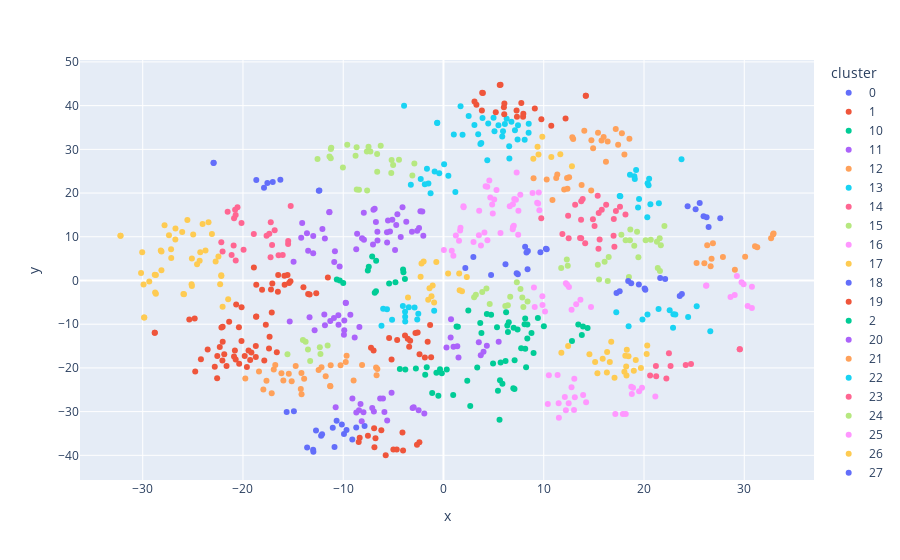

The notebook cell this image was saved under:
### Code cell
px.scatter(
    business_info.astype({'cluster': 'str'}).sort_values('cluster'),
    x='x',
    y='y',
    color='cluster',
    hover_name='company_name'
)

### Figure 1 — Plotly figure (JSON) as saved in the notebook; plotly's stock layout.template omitted (floating-point values rounded to 4 significant figures)
{"data": [{"hovertemplate": "<b>%{hovertext}</b><br><br>cluster=0<br>x=%{x}<br>y=%{y}<extra></extra>", "hovertext": ["모두투어리츠", "쿠쿠홀딩스", "케이탑리츠", "한국자산신탁", "LF", "한국토지신탁", "대구백화점", "에이리츠", "갤럭시아에스엠", "광주신세계", "이월드", "세이브존I&C", "신세계"], "legendgroup": "0", "marker": {"color": "#636efa", "symbol": "circle"}, "mode": "markers", "name": "0", "orientation": "v", "showlegend": true, "type": "scatter", "x": [10.22, 2.179, 8.279, 8.416, 8.144, 9.669, 8.388, 10.3, 4.747, 7.299, 2.979, 6.183, 7.419], "xaxis": "x", "y": [7.279, 2.86, 6.383, 6.734, 7.724, 6.434, 2.585, 7.154, 1.266, 1.675, 5.4, 3.707, 1.405], "yaxis": "y"}, {"hovertemplate": "<b>%{hovertext}</b><br><br>cluster=1<br>x=%{x}<br>y=%{y}<extra></extra>", "hovertext": ["넥센타이어", "모토닉", "유성기업", "SJM", "에스엠벡셀", "삼성공조", "케이비아이동국실업", "씨티알모빌리티", "세원정공", "지엠비코리아", "태원물산", "상신브레이크", "새론오토모티브", "서연이화", "인지컨트롤스", "인팩", "삼원강재", "체시스", "넥센", "동아타이어", "다이나믹디자인", "화천기공", "화신", "화승코퍼레이션", "화승알앤에이", "금호타이어", "현대위아", "현대모비스", "HL홀딩스", "한국타이어앤테크놀로지", "동양피스톤", "디아이씨", "에스엘", "한국무브넥스", "HL만도", "평화산업", "디와이", "한국앤컴퍼니"], "legendgroup": "1", "marker": {"color": "#EF553B", "symbol": "circle"}, "mode": "markers", "name": "1", "orientation": "v", "showlegend": true, "type": "scatter", "x": [-22.03, -22.05, -22.81, -17.4, -22.56, -16.62, -18.72, -20.89, -17.34, -20.38, -24.19, -24.82, -25.35, -19.16, -19.61, -19.28, -20.15, -23.52, -18.67, -20.4, -28.79, -22.58, -19.44, -18.69, -22.02, -22.15, -20.72, -18.72, -17.72, -28.8, -21.64, -21.87, -17.87, -20.8, -19.83, -22.31, -24.76, -21.38], "xaxis": "x", "y": [-10.59, -18.28, -19.75, -15.56, -17.29, -16.42, -14.98, -17.39, -12.86, -19.04, -18.02, -8.724, -8.935, -16.48, -19.81, -18.19, -13.85, -15.81, -8.214, -10.67, -11.95, -22.35, -15.99, -8.3, -13.99, -10.75, -18.06, -17.51, -10.15, -11.94, -19.54, -16.9, -18.29, -16.02, -17.29, -15.2, -20.8, -9.422], "yaxis": "y"}, {"hovertemplate": "<b>%{hovertext}</b><br><br>cluster=10<br>x=%{x}<br>y=%{y}<extra></extra>", "hovertext": ["KCC글라스", "다스코", "까뮤이앤씨", "태경비케이", "HL D&I", "수산중공업", "코오롱글로벌", "부산산업", "대우건설", "금호건설", "동부건설", "동아지질", "진흥기업", "삼일씨엔에스", "GS건설", "범양건영", "태경산업"], "legendgroup": "10", "marker": {"color": "#00cc96", "symbol": "circle"}, "mode": "markers", "name": "10", "orientation": "v", "showlegend": true, "type": "scatter", "x": [2.477, 3.667, 6.247, 1.434, 6.429, 3.785, 5.338, 4.75, 6.999, 6.512, 6.369, 8.37, 8.151, 4.325, 7.388, 8.086, 1.303], "xaxis": "x", "y": [-6.882, -9.751, -7.285, -10.57, -11.78, -12.0, -10.71, -7.855, -10.8, -9.535, -10.32, -10.04, -8.701, -7.687, -11.21, -10.03, -10.5], "yaxis": "y"}, {"hovertemplate": "<b>%{hovertext}</b><br><br>cluster=11<br>x=%{x}<br>y=%{y}<extra></extra>", "hovertext": ["SK디앤디", "미원화학", "SK이노베이션", "SK케미칼", "세원이앤씨", "애경케미칼", "SK디스커버리", "LX하우시스", "AK홀딩스", "OCI홀딩스", "한화솔루션", "유니드", "효성티앤씨"], "legendgroup": "11", "marker": {"color": "#ab63fa", "symbol": "circle"}, "mode": "markers", "name": "11", "orientation": "v", "showlegend": true, "type": "scatter", "x": [-11.83, -10.83, -14.09, -14.19, -10.9, -13.62, -12.99, -14.95, -12.08, -13.5, -13.0, -10.36, -8.703], "xaxis": "x", "y": [9.633, 6.675, 13.16, 9.79, 4.214, 10.81, 10.19, 4.315, 11.76, 6.819, 6.211, 3.201, 7.14], "yaxis": "y"}, {"hovertemplate": "<b>%{hovertext}</b><br><br>cluster=12<br>x=%{x}<br>y=%{y}<extra></extra>", "hovertext": ["에이블씨엔씨", "제이준코스메틱", "잇츠한불", "메타랩스", "LG생활건강", "현대퓨처넷", "신세계인터내셔날", "아모레G", "아모레퍼시픽", "한국콜마홀딩스", "한국화장품", "애경산업", "한국화장품제조", "코스맥스", "한국콜마"], "legendgroup": "12", "marker": {"color": "#FFA15A", "symbol": "circle"}, "mode": "markers", "name": "12", "orientation": "v", "showlegend": true, "type": "scatter", "x": [17.18, 18.54, 15.41, 18.05, 17.42, 16.21, 14.92, 14.75, 15.76, 12.94, 15.97, 16.37, 14.05, 17.79, 12.85], "xaxis": "x", "y": [34.65, 32.4, 33.78, 28.84, 31.03, 27.14, 30.24, 32.05, 32.02, 32.36, 32.85, 31.8, 34.26, 33.71, 32.8], "yaxis": "y"}, {"hovertemplate": "<b>%{hovertext}</b><br><br>cluster=13<br>x=%{x}<br>y=%{y}<extra></extra>", "hovertext": ["한미약품", "한미사이언스", "대웅제약", "JW중외제약", "명문제약", "대웅", "하나제약", "동성제약", "JW홀딩스", "경보제약", "종근당", "삼성바이오로직스", "에이프로젠바이오로직스", "영진약품", "아이마켓코리아", "유유제약", "신풍제약", "이연제약", "환인제약", "대원제약", "일양약품", "제일약품", "제일파마홀딩스", "종근당바이오", "삼화왕관", "한독", "삼성제약", "일동제약"], "legendgroup": "13", "marker": {"color": "#19d3f3", "symbol": "circle"}, "mode": "markers", "name": "13", "orientation": "v", "showlegend": true, "type": "scatter", "x": [7.13, 3.462, 3.771, 1.031, 7.39, 3.683, 6.304, 3.087, 1.903, 6.777, 4.993, 1.704, 5.861, 3.894, 6.554, 5.937, 8.097, 6.124, 8.492, 5.087, 2.512, -0.6219, -0.6305, 5.484, -3.93, 4.463, 8.502, 7.431], "xaxis": "x", "y": [34.36, 33.44, 31.47, 33.39, 32.24, 31.25, 36.99, 35.58, 33.35, 36.31, 37.21, 39.84, 32.96, 37.2, 30.7, 34.15, 32.18, 35.8, 33.79, 34.13, 37.63, 36.1, 36.04, 35.5, 39.95, 35.89, 35.88, 35.5], "yaxis": "y"}, {"hovertemplate": "<b>%{hovertext}</b><br><br>cluster=14<br>x=%{x}<br>y=%{y}<extra></extra>", "hovertext": ["NICE평가정보", "다올투자증권", "KT", "무림페이퍼", "무림P&P", "콤텍시스템", "청호ICT", "스틱인베스트먼트", "NICE", "토니모리"], "legendgroup": "14", "marker": {"color": "#FF6692", "symbol": "circle"}, "mode": "markers", "name": "14", "orientation": "v", "showlegend": true, "type": "scatter", "x": [15.57, 16.97, 14.13, 13.73, 13.62, 15.07, 17.05, 11.86, 15.46, 12.49], "xaxis": "x", "y": [9.366, 10.25, 8.516, 9.676, 9.731, 12.47, 7.693, 10.66, 7.273, 9.65], "yaxis": "y"}, {"hovertemplate": "<b>%{hovertext}</b><br><br>cluster=15<br>x=%{x}<br>y=%{y}<extra></extra>", "hovertext": ["롯데렌탈", "SK렌터카", "케이카", "엘브이엠씨홀딩스", "AJ네트웍스", "신풍", "기아", "KG모빌리티"], "legendgroup": "15", "marker": {"color": "#B6E880", "symbol": "circle"}, "mode": "markers", "name": "15", "orientation": "v", "showlegend": true, "type": "scatter", "x": [-12.33, -13.75, -14.02, -15.56, -11.55, -12.27, -13.52, -13.3], "xaxis": "x", "y": [-15.25, -14.03, -13.61, -16.87, -14.89, -16.83, -15.76, -18.42], "yaxis": "y"}, {"hovertemplate": "<b>%{hovertext}</b><br><br>cluster=16<br>x=%{x}<br>y=%{y}<extra></extra>", "hovertext": ["와이투솔루션", "주연테크", "삼화콘덴서", "세방전지", "삼화전기", "HD현대에너지솔루션", "LG에너지솔루션", "삼영전자", "코리아써키트", "삼아알미늄", "코스모신소재", "이수페타시스", "코스모화학", "대덕전자", "SK아이이테크놀로지", "삼성SDI", "한솔테크닉스", "에이엔피", "비에이치", "롯데에너지머티리얼즈", "SKC", "솔루스첨단소재", "포스코퓨처엠"], "legendgroup": "16", "marker": {"color": "#FF97FF", "symbol": "circle"}, "mode": "markers", "name": "16", "orientation": "v", "showlegend": true, "type": "scatter", "x": [10.51, 21.13, 17.14, 10.41, 17.89, 11.38, 11.49, 18.18, 19.51, 13.93, 12.21, 18.79, 14.23, 18.91, 12.49, 13.1, 13.05, 18.73, 19.8, 12.1, 13.02, 12.77, 11.51], "xaxis": "x", "y": [-21.69, -26.54, -30.54, -28.25, -30.53, -21.64, -28.09, -30.54, -25.35, -26.18, -29.68, -25.98, -27.86, -24.56, -28.06, -26.73, -22.48, -24.34, -24.52, -26.68, -29.65, -24.43, -31.4], "yaxis": "y"}, {"hovertemplate": "<b>%{hovertext}</b><br><br>cluster=17<br>x=%{x}<br>y=%{y}<extra></extra>", "hovertext": ["진양산업", "진양폴리", "롯데정밀화학", "백광산업", "미원홀딩스", "그린케미칼", "한솔케미칼", "태경케미컬", "국도화학", "WISCOM", "한농화성", "대한유화", "미원에스씨", "SH에너지화학", "동남합성", "효성첨단소재", "금호석유", "금양", "영보화학", "KCC", "효성화학", "지누스", "후성"], "legendgroup": "17", "marker": {"color": "#FECB52", "symbol": "circle"}, "mode": "markers", "name": "17", "orientation": "v", "showlegend": true, "type": "scatter", "x": [-28.2, -28.13, -24.97, -26.73, -32.21, -23.44, -26.06, -27.82, -27.16, -24.32, -24.03, -23.74, -32.22, -25.1, -25.54, -22.72, -24.26, -26.75, -27.17, -23.1, -22.45, -30.05, -27.38], "xaxis": "x", "y": [6.881, 6.648, 10.53, 11.88, 10.22, 13.35, 11.11, 12.62, 5.144, 4.518, 12.92, 6.844, 10.23, 5.034, 13.82, 4.371, 6.444, 9.366, 7.125, 10.65, 5.489, 6.486, 10.34], "yaxis": "y"}, {"hovertemplate": "<b>%{hovertext}</b><br><br>cluster=18<br>x=%{x}<br>y=%{y}<extra></extra>", "hovertext": ["디씨엠", "동국홀딩스", "제일연마", "포스코스틸리온", "조일알미늄", "동양철관", "부국철강", "일진다이아", "알루코", "SHD", "아주스틸", "POSCO홀딩스", "문배철강", "대호에이엘", "한국철강", "현대제철", "현대비앤지스틸"], "legendgroup": "18", "marker": {"color": "#636efa", "symbol": "circle"}, "mode": "markers", "name": "18", "orientation": "v", "showlegend": true, "type": "scatter", "x": [-12.21, -9.925, -14.92, -12.72, -13.0, -9.094, -8.704, -15.64, -13.6, -11.04, -12.11, -10.66, -10.14, -12.98, -10.87, -9.673, -7.869], "xaxis": "x", "y": [-35.53, -35.12, -29.9, -34.33, -38.71, -36.39, -33.63, -30.06, -38.2, -33.67, -35.18, -32.11, -32.92, -39.2, -38.12, -34.22, -33.3], "yaxis": "y"}, {"hovertemplate": "<b>%{hovertext}</b><br><br>cluster=19<br>x=%{x}<br>y=%{y}<extra></extra>", "hovertext": ["한솔제지", "한국제지", "한솔PNS", "SIMPAC", "페이퍼코리아", "신대양제지", "미창석유", "모나리자", "영풍제지", "태림포장", "한창제지", "극동유화", "SUN&L", "한솔홀딩스", "대영포장", "한국수출포장", "삼정펄프", "아세아제지", "동성케미컬", "깨끗한나라"], "legendgroup": "19", "marker": {"color": "#EF553B", "symbol": "circle"}, "mode": "markers", "name": "19", "orientation": "v", "showlegend": true, "type": "scatter", "x": [-13.5, -15.4, -13.35, -18.91, -16.52, -15.86, -20.14, -18.67, -17.21, -15.56, -15.84, -20.68, -11.53, -12.69, -16.49, -17.07, -18.1, -15.26, -17.13, -13.97], "xaxis": "x", "y": [-3.087, -0.5554, -3.19, 2.955, -2.584, 1.079, -6.15, -0.9734, -2.062, 1.251, -0.9921, -5.473, 0.6879, -2.927, 1.251, -0.682, -2.136, -0.1695, -7.34, -1.533], "yaxis": "y"}, {"hovertemplate": "<b>%{hovertext}</b><br><br>cluster=2<br>x=%{x}<br>y=%{y}<extra></extra>", "hovertext": ["SK네트웍스", "현대미포조선", "CS홀딩스", "한화오션", "HD현대중공업", "일신석재", "삼익THK", "HSD엔진", "조선선재", "HJ중공업", "STX중공업", "우진", "SK오션플랜트", "세진중공업", "STX엔진"], "legendgroup": "2", "marker": {"color": "#00cc96", "symbol": "circle"}, "mode": "markers", "name": "2", "orientation": "v", "showlegend": true, "type": "scatter", "x": [5.589, -1.823, -1.127, -1.671, -0.3469, 2.372, 2.669, -3.806, -0.5108, -0.1635, -2.754, 0.9687, -0.7047, 0.3264, -4.351], "xaxis": "x", "y": [-31.88, -21.54, -25.76, -19.86, -20.32, -22.95, -28.7, -20.36, -26.38, -21.2, -20.13, -26.21, -21.09, -20.38, -20.27], "yaxis": "y"}, {"hovertemplate": "<b>%{hovertext}</b><br><br>cluster=20<br>x=%{x}<br>y=%{y}<extra></extra>", "hovertext": ["이아이디", "LS ELECTRIC", "STX", "GS글로벌", "포스코인터내셔널", "선도전기", "인스코비", "HD현대일렉트릭", "SGC에너지", "금호전기", "효성중공업"], "legendgroup": "20", "marker": {"color": "#ab63fa", "symbol": "circle"}, "mode": "markers", "name": "20", "orientation": "v", "showlegend": true, "type": "scatter", "x": [0.7162, 1.498, 0.2981, 1.001, 1.378, 4.325, 3.523, 3.718, 5.506, 0.752, 3.994], "xaxis": "x", "y": [-13.04, -17.61, -15.33, -15.17, -15.02, -14.93, -14.13, -17.12, -14.01, -8.867, -16.28], "yaxis": "y"}, {"hovertemplate": "<b>%{hovertext}</b><br><br>cluster=21<br>x=%{x}<br>y=%{y}<extra></extra>", "hovertext": ["세종공업", "태양금속", "부산주공", "대우부품", "한온시스템", "티에이치엔", "경인전자", "두올", "KR모터스", "덕양산업", "삼화전자", "DN오토모티브", "영화금속", "핸즈코퍼레이션", "대원강업", "화천기계", "명신산업", "유니온머티리얼", "계양전기"], "legendgroup": "21", "marker": {"color": "#FFA15A", "symbol": "circle"}, "mode": "markers", "name": "21", "orientation": "v", "showlegend": true, "type": "scatter", "x": [-15.43, -17.13, -15.97, -11.75, -18.4, -16.78, -19.76, -14.74, -14.17, -16.93, -11.31, -13.9, -15.14, -17.97, -16.16, -14.16, -17.66, -11.28, -14.23], "xaxis": "x", "y": [-21.34, -25.78, -22.85, -21.88, -20.83, -19.33, -22.4, -19.58, -21.14, -20.36, -24.14, -22.47, -23.05, -24.94, -21.25, -26.03, -22.95, -24.17, -24.82], "yaxis": "y"}, {"hovertemplate": "<b>%{hovertext}</b><br><br>cluster=22<br>x=%{x}<br>y=%{y}<extra></extra>", "hovertext": ["신라교역", "사조산업", "동원산업", "사조대림", "인바이오젠", "동원수산", "CJ", "GS리테일", "플레이그램", "CJ씨푸드", "CJ제일제당", "이마트", "CJ대한통운", "사조씨푸드", "현대백화점"], "legendgroup": "22", "marker": {"color": "#19d3f3", "symbol": "circle"}, "mode": "markers", "name": "22", "orientation": "v", "showlegend": true, "type": "scatter", "x": [20.51, 19.03, 20.46, 18.6, 19.41, 19.08, 17.58, 21.48, 23.74, 19.21, 17.64, 20.64, 19.51, 20.36, 20.33], "xaxis": "x", "y": [23.28, 23.84, 21.8, 24.18, 16.68, 23.21, 19.34, 17.65, 27.74, 25.3, 19.29, 17.41, 18.63, 22.27, 14.45], "yaxis": "y"}, {"hovertemplate": "<b>%{hovertext}</b><br><br>cluster=23<br>x=%{x}<br>y=%{y}<extra></extra>", "hovertext": ["삼양사", "삼영무역", "코오롱플라스틱", "삼영", "시디즈", "강남제비스코", "송원산업", "KPX케미칼", "삼화페인트", "율촌화학", "PI첨단소재", "테이팩스", "HDC현대EP", "노루페인트", "미원상사"], "legendgroup": "23", "marker": {"color": "#FF6692", "symbol": "circle"}, "mode": "markers", "name": "23", "orientation": "v", "showlegend": true, "type": "scatter", "x": [-20.72, -15.5, -19.94, -17.25, -17.1, -17.37, -22.03, -20.93, -18.92, -16.45, -22.16, -16.04, -21.13, -17.64, -15.49], "xaxis": "x", "y": [4.575, 8.35, 7.009, 5.325, 8.145, 10.71, 6.636, 7.983, 10.61, 5.796, 8.748, 5.859, 5.817, 10.24, 9.059], "yaxis": "y"}, {"hovertemplate": "<b>%{hovertext}</b><br><br>cluster=24<br>x=%{x}<br>y=%{y}<extra></extra>", "hovertext": ["DL이앤씨", "아이에스동서", "신세계건설", "한신공영", "동양", "쌍용C&E", "화성산업", "계룡건설", "BYC", "유니온", "성신양회", "한일현대시멘트", "한국내화"], "legendgroup": "24", "marker": {"color": "#B6E880", "symbol": "circle"}, "mode": "markers", "name": "24", "orientation": "v", "showlegend": true, "type": "scatter", "x": [7.967, 6.167, 7.317, 8.384, 6.424, 3.865, 7.864, 7.68, 4.611, 3.055, 4.285, 3.23, 6.655], "xaxis": "x", "y": [-6.085, -5.855, -0.4316, -4.83, -5.644, -2.627, -3.905, -1.956, -5.353, -3.815, -1.808, -3.245, -3.719], "yaxis": "y"}, {"hovertemplate": "<b>%{hovertext}</b><br><br>cluster=25<br>x=%{x}<br>y=%{y}<extra></extra>", "hovertext": ["고려산업", "샘표식품", "샘표", "우성", "대상", "선진", "현대코퍼레이션홀딩스", "마니커", "대한제분", "농심홀딩스", "농심", "동원F&B", "사조오양", "교촌에프앤비", "신세계푸드", "신송홀딩스", "팜스코", "삼양홀딩스", "삼양패키징", "삼양식품", "한성기업", "코스맥스비티아이", "종근당홀딩스"], "legendgroup": "25", "marker": {"color": "#FF97FF", "symbol": "circle"}, "mode": "markers", "name": "25", "orientation": "v", "showlegend": true, "type": "scatter", "x": [7.661, 4.668, 4.367, 8.886, 5.058, 7.227, 9.564, 6.61, 9.505, 2.009, 1.993, 6.923, 9.341, 7.474, 4.856, 3.559, 7.058, 4.206, 4.57, 5.287, 9.445, 4.916, 7.298], "xaxis": "x", "y": [19.61, 18.98, 21.45, 20.03, 18.55, 18.48, 16.06, 16.98, 20.1, 16.77, 16.96, 17.44, 17.8, 15.96, 17.4, 15.95, 18.62, 21.58, 22.88, 20.71, 17.6, 15.35, 24.7], "yaxis": "y"}, {"hovertemplate": "<b>%{hovertext}</b><br><br>cluster=26<br>x=%{x}<br>y=%{y}<extra></extra>", "hovertext": ["SNT홀딩스", "대유에이텍", "대유플러스", "예스코홀딩스", "HD한국조선해양", "서울가스", "아세아시멘트", "LX인터내셔널", "DL", "대성홀딩스", "아세아", "CR홀딩스", "삼천리", "LG전자", "LG화학"], "legendgroup": "26", "marker": {"color": "#FECB52", "symbol": "circle"}, "mode": "markers", "name": "26", "orientation": "v", "showlegend": true, "type": "scatter", "x": [-1.394, 1.565, 0.4644, -1.195, -1.078, -0.9352, 1.845, -2.193, -2.28, -1.523, 1.613, 2.326, -3.538, -0.7143, -1.982], "xaxis": "x", "y": [-1.792, 1.588, 1.602, -3.585, -1.123, -5.021, -2.445, 3.912, 0.85, -4.397, -2.208, 0.8059, -3.885, 4.228, 4.318], "yaxis": "y"}, {"hovertemplate": "<b>%{hovertext}</b><br><br>cluster=27<br>x=%{x}<br>y=%{y}<extra></extra>", "hovertext": ["롯데하이마트", "롯데케미칼", "코오롱인더", "BGF리테일", "롯데쇼핑", "롯데지주", "롯데칠성", "BGF", "코오롱"], "legendgroup": "27", "marker": {"color": "#636efa", "symbol": "circle"}, "mode": "markers", "name": "27", "orientation": "v", "showlegend": true, "type": "scatter", "x": [-16.27, -17.9, -12.38, -22.93, -17.03, -17.57, -18.67, -22.93, -12.44], "xaxis": "x", "y": [23.07, 21.24, 20.57, 26.91, 22.55, 22.31, 23.0, 26.89, 20.54], "yaxis": "y"}, {"hovertemplate": "<b>%{hovertext}</b><br><br>cluster=28<br>x=%{x}<br>y=%{y}<extra></extra>", "hovertext": ["일진하이솔루스", "이엔플러스", "인터지스", "KSS해운", "세방", "광명전기", "한국카본", "두산퓨얼셀", "팬오션", "한솔로지스틱스", "KCTC", "HMM", "한익스프레스", "동방", "엔케이", "대한해운"], "legendgroup": "28", "marker": {"color": "#EF553B", "symbol": "circle"}, "mode": "markers", "name": "28", "orientation": "v", "showlegend": true, "type": "scatter", "x": [-6.972, -5.179, -1.578, -2.39, -3.837, -1.334, -1.235, -7.228, -2.795, -4.62, -3.325, -3.423, -5.424, -3.562, -1.857, -2.579], "xaxis": "x", "y": [-16.04, -18.06, -14.0, -16.86, -12.59, -10.21, -17.55, -15.41, -12.03, -13.61, -13.81, -15.18, -13.13, -13.33, -17.64, -11.91], "yaxis": "y"}, {"hovertemplate": "<b>%{hovertext}</b><br><br>cluster=29<br>x=%{x}<br>y=%{y}<extra></extra>", "hovertext": ["한일홀딩스", "성창기업지주", "DI동일", "이건산업", "진양홀딩스", "한진", "동원시스템즈", "일진홀딩스", "한솔홈데코", "대한화섬", "한진칼", "한일시멘트", "한진중공업홀딩스", "태광산업"], "legendgroup": "29", "marker": {"color": "#00cc96", "symbol": "circle"}, "mode": "markers", "name": "29", "orientation": "v", "showlegend": true, "type": "scatter", "x": [-4.792, -10.35, -7.453, -10.0, -4.03, -6.858, -7.549, -3.994, -10.64, -7.114, -6.733, -5.42, -3.845, -6.718], "xaxis": "x", "y": [-0.4067, 0.01777, 3.117, -0.6001, 2.534, -2.791, 2.265, 1.91, 0.2425, 5.466, -2.49, -0.6833, 0.318, 4.523], "yaxis": "y"}, {"hovertemplate": "<b>%{hovertext}</b><br><br>cluster=3<br>x=%{x}<br>y=%{y}<extra></extra>", "hovertext": ["인디에프", "SG세계물산", "SG글로벌", "영원무역홀딩스", "윌비스", "영원무역", "한세실업", "쌍방울", "호전실업", "태평양물산", "한섬", "화승엔터프라이즈", "형지엘리트", "화승인더", "F&F홀딩스", "진도", "경방", "비비안", "F&F", "대현", "TBH글로벌", "제이에스코퍼레이션", "전방", "신영와코루", "국보", "신원", "휠라홀딩스", "한세엠케이", "대한방직"], "legendgroup": "3", "marker": {"color": "#ab63fa", "symbol": "circle"}, "mode": "markers", "name": "3", "orientation": "v", "showlegend": true, "type": "scatter", "x": [-6.592, -5.335, -4.831, -2.438, -7.03, -2.624, -4.265, -5.623, -3.145, -5.635, -5.101, -11.37, -3.71, -11.39, -6.986, -4.598, -7.933, -2.302, -6.863, -4.085, -5.535, -6.739, -8.616, -2.111, -2.012, -6.582, -7.948, -4.712, -8.123], "xaxis": "x", "y": [11.15, 11.24, 6.981, 12.03, 8.236, 11.39, 9.964, 8.674, 11.14, 11.05, 13.89, 15.66, 13.44, 15.64, 16.17, 15.16, 9.3, 15.85, 16.39, 16.75, 13.72, 13.35, 10.69, 15.8, 10.21, 9.154, 15.52, 12.69, 9.648], "yaxis": "y"}, {"hovertemplate": "<b>%{hovertext}</b><br><br>cluster=30<br>x=%{x}<br>y=%{y}<extra></extra>", "hovertext": ["하이브", "YG PLUS", "IHQ", "SBS", "키다리스튜디오", "NHN", "콘텐트리중앙", "세기상사", "아센디오", "넷마블", "NAVER", "CJ CGV", "엔씨소프트", "크래프톤"], "legendgroup": "30", "marker": {"color": "#FFA15A", "symbol": "circle"}, "mode": "markers", "name": "30", "orientation": "v", "showlegend": true, "type": "scatter", "x": [26.87, 26.31, 26.65, 29.06, 30.09, 31.07, 27.87, 25.24, 26.74, 32.68, 31.3, 26.02, 32.92, 32.87], "xaxis": "x", "y": [8.511, 8.084, 3.255, 2.445, 5.431, 7.844, 5.379, 4.007, 4.996, 9.675, 7.601, 3.934, 10.76, 10.51], "yaxis": "y"}, {"hovertemplate": "<b>%{hovertext}</b><br><br>cluster=31<br>x=%{x}<br>y=%{y}<extra></extra>", "hovertext": ["대림B&Co", "BNK금융지주", "다우기술", "신한지주", "한국금융지주", "한국전자홀딩스", "오뚜기", "원림", "KB금융", "카카오", "카카오뱅크", "DGB금융지주", "JB금융지주"], "legendgroup": "31", "marker": {"color": "#19d3f3", "symbol": "circle"}, "mode": "markers", "name": "31", "orientation": "v", "showlegend": true, "type": "scatter", "x": [4.371, -0.8812, -2.269, -1.503, -1.859, -1.286, 1.186, 6.572, -0.4232, -3.255, -1.649, 0.4858, 0.06146], "xaxis": "x", "y": [27.5, 24.96, 23.24, 22.21, 22.0, 19.94, 20.26, 27.92, 24.54, 21.88, 25.58, 23.98, 26.62], "yaxis": "y"}, {"hovertemplate": "<b>%{hovertext}</b><br><br>cluster=32<br>x=%{x}<br>y=%{y}<extra></extra>", "hovertext": ["TKG휴켐스", "카프로", "조비", "조광페인트", "남해화학", "경농", "노루홀딩스", "동방아그로", "모나미"], "legendgroup": "32", "marker": {"color": "#FF6692", "symbol": "circle"}, "mode": "markers", "name": "32", "orientation": "v", "showlegend": true, "type": "scatter", "x": [-20.89, -20.15, -20.55, -16.84, -20.73, -20.78, -17.23, -21.53, -15.24], "xaxis": "x", "y": [14.21, 13.16, 16.76, 11.5, 14.98, 16.19, 13.34, 15.73, 17.06], "yaxis": "y"}, {"hovertemplate": "<b>%{hovertext}</b><br><br>cluster=33<br>x=%{x}<br>y=%{y}<extra></extra>", "hovertext": ["휴니드", "유수홀딩스", "한화에어로스페이스", "이스타코", "동양고속", "씨아이테크", "대신증권", "웅진", "DB", "제주항공", "대교", "천일고속"], "legendgroup": "33", "marker": {"color": "#B6E880", "symbol": "circle"}, "mode": "markers", "name": "33", "orientation": "v", "showlegend": true, "type": "scatter", "x": [21.59, 11.74, 21.37, 15.39, 16.38, 12.4, 16.48, 12.3, 19.44, 18.5, 16.07, 15.52], "xaxis": "x", "y": [2.192, 2.883, 2.831, 3.592, -0.112, 3.396, 5.4, 4.82, 5.304, 0.7775, 4.292, 0.2339], "yaxis": "y"}, {"hovertemplate": "<b>%{hovertext}</b><br><br>cluster=34<br>x=%{x}<br>y=%{y}<extra></extra>", "hovertext": ["한미글로벌", "한샘", "미래아이앤지", "퍼시스", "태영건설", "에넥스", "코아스", "자이에스앤디", "DL건설", "일성건설", "HDC랩스", "남광토건"], "legendgroup": "34", "marker": {"color": "#FF97FF", "symbol": "circle"}, "mode": "markers", "name": "34", "orientation": "v", "showlegend": true, "type": "scatter", "x": [9.876, 12.78, 13.66, 12.21, 9.022, 12.51, 12.34, 14.71, 9.1, 9.862, 13.24, 10.13], "xaxis": "x", "y": [-5.623, -6.667, -4.419, -0.6578, -1.623, -1.483, -1.0, -6.048, -6.072, -3.617, -5.428, -7.108], "yaxis": "y"}, {"hovertemplate": "<b>%{hovertext}</b><br><br>cluster=35<br>x=%{x}<br>y=%{y}<extra></extra>", "hovertext": ["써니전자", "미래산업", "디아이", "한미반도체", "대덕", "SK하이닉스", "광전자", "두산", "우진아이엔에스", "해성디에스", "코웨이", "DB하이텍", "삼성전자", "KEC", "솔루엠", "케이씨텍", "삼성전기", "케이씨", "신도리코", "신성이엔지", "유니퀘스트", "남성"], "legendgroup": "35", "marker": {"color": "#FECB52", "symbol": "circle"}, "mode": "markers", "name": "35", "orientation": "v", "showlegend": true, "type": "scatter", "x": [18.14, 15.35, 16.59, 16.3, 18.28, 18.22, 19.69, 16.32, 14.56, 17.06, 12.43, 18.98, 20.27, 18.04, 19.18, 15.13, 18.45, 15.88, 16.73, 11.76, 18.25, 20.32], "xaxis": "x", "y": [-17.19, -21.22, -18.64, -21.03, -15.84, -19.7, -20.03, -16.33, -16.87, -22.26, -14.97, -20.66, -16.84, -20.89, -18.21, -18.67, -17.36, -17.92, -14.01, -16.5, -21.76, -14.85], "yaxis": "y"}, {"hovertemplate": "<b>%{hovertext}</b><br><br>cluster=36<br>x=%{x}<br>y=%{y}<extra></extra>", "hovertext": ["강원랜드", "롯데관광개발", "GKL", "호텔신라", "용평리조트", "하나투어", "더블유게임즈"], "legendgroup": "36", "marker": {"color": "#636efa", "symbol": "circle"}, "mode": "markers", "name": "36", "orientation": "v", "showlegend": true, "type": "scatter", "x": [26.24, 25.55, 26.45, 24.35, 25.94, 25.15, 27.61], "xaxis": "x", "y": [14.49, 17.71, 12.24, 16.98, 14.72, 16.28, 14.25], "yaxis": "y"}, {"hovertemplate": "<b>%{hovertext}</b><br><br>cluster=37<br>x=%{x}<br>y=%{y}<extra></extra>", "hovertext": ["세아제강지주", "풍산", "세아제강", "고려아연", "풍산홀딩스", "KISCO홀딩스", "TCC스틸", "KG스틸", "대창", "영풍", "금강공업", "서원", "세아베스틸지주", "이구산업"], "legendgroup": "37", "marker": {"color": "#EF553B", "symbol": "circle"}, "mode": "markers", "name": "37", "orientation": "v", "showlegend": true, "type": "scatter", "x": [-7.536, -5.762, -8.359, -2.403, -6.888, -4.092, -6.919, -6.199, -4.031, -2.644, -8.456, -4.997, -6.783, -4.663], "xaxis": "x", "y": [-35.54, -39.98, -35.97, -37.02, -38.15, -34.77, -33.79, -34.27, -38.91, -37.56, -36.94, -38.66, -36.11, -38.66], "yaxis": "y"}, {"hovertemplate": "<b>%{hovertext}</b><br><br>cluster=38<br>x=%{x}<br>y=%{y}<extra></extra>", "hovertext": ["LS에코에너지", "대한전선", "한전기술", "KC코트렐", "KC그린홀딩스", "삼성엔지니어링", "대원전선", "한창", "일진전기", "한전산업", "SNT에너지", "씨에스윈드", "두산에너빌리티", "가온전선"], "legendgroup": "38", "marker": {"color": "#00cc96", "symbol": "circle"}, "mode": "markers", "name": "38", "orientation": "v", "showlegend": true, "type": "scatter", "x": [5.431, 5.88, 6.19, 8.984, 8.153, 3.365, 6.968, 7.75, 5.635, 7.093, 4.944, 8.241, 5.699, 7.082], "xaxis": "x", "y": [-25.22, -23.65, -18.41, -16.61, -15.62, -19.9, -24.68, -15.49, -22.83, -18.26, -19.02, -19.86, -18.76, -24.81], "yaxis": "y"}, {"hovertemplate": "<b>%{hovertext}</b><br><br>cluster=39<br>x=%{x}<br>y=%{y}<extra></extra>", "hovertext": ["효성", "서연", "HD현대인프라코어", "HDC현대산업개발", "HD현대", "현대차", "HD현대건설기계", "HDC", "현대엘리베이", "현대리바트", "현대로템", "현대글로비스", "디와이파워", "현대지에프홀딩스", "현대건설", "현대코퍼레이션", "현대홈쇼핑"], "legendgroup": "39", "marker": {"color": "#ab63fa", "symbol": "circle"}, "mode": "markers", "name": "39", "orientation": "v", "showlegend": true, "type": "scatter", "x": [-13.36, -15.34, -8.857, -9.733, -10.47, -11.89, -9.899, -9.752, -8.387, -9.289, -11.82, -12.85, -9.931, -10.93, -9.894, -11.29, -10.49], "xaxis": "x", "y": [-8.425, -9.374, -13.03, -5.127, -10.14, -7.774, -11.39, -5.119, -10.62, -7.825, -10.22, -11.38, -12.41, -8.604, -9.176, -9.243, -7.929], "yaxis": "y"}, {"hovertemplate": "<b>%{hovertext}</b><br><br>cluster=4<br>x=%{x}<br>y=%{y}<extra></extra>", "hovertext": ["해태제과식품", "크라운제과", "크라운해태홀딩스", "서울식품", "빙그레", "롯데웰푸드", "남양유업", "조흥", "SPC삼립", "오리온", "오리온홀딩스"], "legendgroup": "4", "marker": {"color": "#FFA15A", "symbol": "circle"}, "mode": "markers", "name": "4", "orientation": "v", "showlegend": true, "type": "scatter", "x": [12.53, 12.33, 8.984, 10.87, 12.37, 11.35, 12.04, 13.78, 14.73, 11.25, 10.3], "xaxis": "x", "y": [23.61, 23.43, 23.41, 18.41, 20.97, 24.23, 20.84, 21.87, 20.59, 23.43, 23.12], "yaxis": "y"}, {"hovertemplate": "<b>%{hovertext}</b><br><br>cluster=40<br>x=%{x}<br>y=%{y}<extra></extra>", "hovertext": ["현대오토에버", "롯데정보통신", "에스원", "SK", "삼성출판사", "신세계 I&C", "LG유플러스", "더존비즈온", "포스코DX", "하이트론", "아시아나IDT", "한컴라이프케어"], "legendgroup": "40", "marker": {"color": "#19d3f3", "symbol": "circle"}, "mode": "markers", "name": "40", "orientation": "v", "showlegend": true, "type": "scatter", "x": [25.26, 22.93, 20.35, 24.4, 17.24, 22.56, 26.61, 21.45, 22.9, 19.85, 23.13, 18.47], "xaxis": "x", "y": [-5.901, -7.725, -7.794, -8.36, -7.241, -6.811, -11.59, -6.506, -10.78, -8.911, -7.802, -10.49], "yaxis": "y"}, {"hovertemplate": "<b>%{hovertext}</b><br><br>cluster=41<br>x=%{x}<br>y=%{y}<extra></extra>", "hovertext": ["동서", "KH 필룩스", "풀무원", "동화약품", "삼성물산", "동아쏘시오홀딩스", "KT&G", "비케이탑스", "대한제당", "사조동아원", "HLB글로벌", "성보화학", "일신방직", "일동홀딩스", "웰바이오텍"], "legendgroup": "41", "marker": {"color": "#FF6692", "symbol": "circle"}, "mode": "markers", "name": "41", "orientation": "v", "showlegend": true, "type": "scatter", "x": [15.38, 18.15, 12.43, 14.91, 17.2, 13.72, 15.79, 9.752, 13.89, 13.74, 16.22, 13.13, 16.99, 15.48, 17.6], "xaxis": "x", "y": [19.37, 15.09, 14.81, 13.99, 15.9, 13.92, 16.16, 14.21, 18.63, 18.14, 17.34, 17.35, 14.06, 15.46, 16.86], "yaxis": "y"}, {"hovertemplate": "<b>%{hovertext}</b><br><br>cluster=42<br>x=%{x}<br>y=%{y}<extra></extra>", "hovertext": ["NH투자증권", "상상인증권", "메리츠금융지주", "유진투자증권", "한양증권", "SK증권", "DB금융투자", "유화증권", "한화", "현대차증권", "교보증권", "삼성증권"], "legendgroup": "42", "marker": {"color": "#B6E880", "symbol": "circle"}, "mode": "markers", "name": "42", "orientation": "v", "showlegend": true, "type": "scatter", "x": [21.57, 21.29, 18.64, 21.68, 19.03, 17.74, 22.04, 20.68, 19.31, 20.17, 18.17, 18.6], "xaxis": "x", "y": [9.649, 8.851, 11.68, 8.052, 7.946, 10.47, 12.45, 9.309, 11.15, 9.188, 9.206, 9.226], "yaxis": "y"}, {"hovertemplate": "<b>%{hovertext}</b><br><br>cluster=43<br>x=%{x}<br>y=%{y}<extra></extra>", "hovertext": ["MH에탄올", "대상홀딩스", "보해양조", "평화홀딩스", "SJM홀딩스", "티와이홀딩스", "LS네트웍스", "LS", "하이트진로홀딩스", "무학", "세아홀딩스", "한세예스24홀딩스", "LG", "하이트진로", "KPX홀딩스", "LX홀딩스", "녹십자홀딩스"], "legendgroup": "43", "marker": {"color": "#FF97FF", "symbol": "circle"}, "mode": "markers", "name": "43", "orientation": "v", "showlegend": true, "type": "scatter", "x": [7.449, 4.383, 7.016, 3.533, 1.55, 4.083, 0.03681, 0.8247, 5.685, 6.905, 2.996, 3.738, 0.9865, 6.929, 1.658, 1.236, 1.696], "xaxis": "x", "y": [10.45, 9.208, 12.52, 10.36, 9.064, 11.0, 6.982, 6.812, 10.88, 11.71, 8.783, 7.979, 5.676, 12.23, 11.45, 10.27, 12.07], "yaxis": "y"}, {"hovertemplate": "<b>%{hovertext}</b><br><br>cluster=44<br>x=%{x}<br>y=%{y}<extra></extra>", "hovertext": ["팜젠사이언스", "에이프로젠", "광동제약", "파미셀", "에스메디", "이수화학", "보락"], "legendgroup": "44", "marker": {"color": "#FECB52", "symbol": "circle"}, "mode": "markers", "name": "44", "orientation": "v", "showlegend": true, "type": "scatter", "x": [9.858, 10.75, 9.382, 11.65, 8.963, 9.478, 12.81], "xaxis": "x", "y": [32.89, 28.23, 30.62, 28.91, 27.84, 28.83, 26.14], "yaxis": "y"}, {"hovertemplate": "<b>%{hovertext}</b><br><br>cluster=45<br>x=%{x}<br>y=%{y}<extra></extra>", "hovertext": ["에어부산", "한국공항", "한화시스템", "티웨이홀딩스", "대한항공", "효성ITX", "삼성에스디에스", "아시아나항공", "진에어", "한국항공우주", "티웨이항공"], "legendgroup": "45", "marker": {"color": "#636efa", "symbol": "circle"}, "mode": "markers", "name": "45", "orientation": "v", "showlegend": true, "type": "scatter", "x": [18.72, 18.42, 22.11, 17.26, 20.06, 23.78, 23.56, 19.49, 20.13, 21.61, 17.57], "xaxis": "x", "y": [-0.6232, -0.1295, 0.3225, -2.87, -1.835, -3.1, -3.556, -0.9334, -2.091, 0.5616, -2.457], "yaxis": "y"}, {"hovertemplate": "<b>%{hovertext}</b><br><br>cluster=46<br>x=%{x}<br>y=%{y}<extra></extra>", "hovertext": ["부광약품", "녹십자", "일성신약", "셀트리온", "한올바이오파마", "유한양행", "삼일제약", "삼진제약", "SK바이오팜", "신흥", "국제약품", "서흥", "에쓰씨엔지니어링", "보령", "에스디바이오센서", "프레스티지바이오파마", "유나이티드제약", "SK바이오사이언스", "덴티움", "JW생명과학", "바이오노트", "동아에스티"], "legendgroup": "46", "marker": {"color": "#EF553B", "symbol": "circle"}, "mode": "markers", "name": "46", "orientation": "v", "showlegend": true, "type": "scatter", "x": [6.025, 3.285, 5.215, 3.932, 3.831, 6.072, 9.11, 7.326, 7.764, 14.2, 6.06, 10.75, 12.18, 7.29, 5.691, 3.863, 7.941, 3.093, 14.19, 9.764, 5.611, 7.965], "xaxis": "x", "y": [39.65, 40.22, 38.51, 42.89, 38.9, 40.5, 39.36, 37.44, 40.61, 42.25, 38.01, 35.39, 37.07, 38.91, 44.78, 42.98, 37.44, 40.94, 42.24, 36.9, 44.7, 38.15], "yaxis": "y"}, {"hovertemplate": "<b>%{hovertext}</b><br><br>cluster=47<br>x=%{x}<br>y=%{y}<extra></extra>", "hovertext": ["락앤락", "한국종합기술", "신일전자", "벽산", "대림통상", "도화엔지니어링", "삼부토건", "쿠쿠홈시스", "삼호개발"], "legendgroup": "47", "marker": {"color": "#00cc96", "symbol": "circle"}, "mode": "markers", "name": "47", "orientation": "v", "showlegend": true, "type": "scatter", "x": [14.37, 8.778, 13.8, 13.45, 13.92, 8.361, 9.418, 12.82, 10.01], "xaxis": "x", "y": [-10.86, -12.03, -12.48, -10.09, -10.55, -13.28, -8.567, -13.83, -10.47], "yaxis": "y"}, {"hovertemplate": "<b>%{hovertext}</b><br><br>cluster=48<br>x=%{x}<br>y=%{y}<extra></extra>", "hovertext": ["동일산업", "대한제강", "NI스틸", "한일철강", "DSR", "동일제강", "DSR제강", "한국특강", "하이스틸", "한국주철관", "한국주강", "세아특수강", "만호제강", "화인베스틸", "황금에스티", "대양금속", "영흥", "고려제강"], "legendgroup": "48", "marker": {"color": "#ab63fa", "symbol": "circle"}, "mode": "markers", "name": "48", "orientation": "v", "showlegend": true, "type": "scatter", "x": [-6.317, -8.424, -6.944, -6.035, -1.912, -7.105, -3.081, -8.693, -5.614, -5.178, -10.75, -9.084, -2.48, -7.981, -5.892, -8.156, -8.274, -2.97], "xaxis": "x", "y": [-27.02, -29.69, -29.94, -27.01, -30.46, -29.15, -29.16, -30.2, -32.06, -25.71, -28.98, -26.99, -29.7, -30.17, -30.06, -32.18, -28.28, -28.97], "yaxis": "y"}, {"hovertemplate": "<b>%{hovertext}</b><br><br>cluster=49<br>x=%{x}<br>y=%{y}<extra></extra>", "hovertext": ["성문전자", "대동", "SNT다이내믹스", "SNT모티브", "두산밥캣", "혜인", "한국단자", "우신시스템", "대창단조", "남선알미늄", "한신기계"], "legendgroup": "49", "marker": {"color": "#FFA15A", "symbol": "circle"}, "mode": "markers", "name": "49", "orientation": "v", "showlegend": true, "type": "scatter", "x": [-8.965, -9.663, -9.75, -10.27, -6.594, -6.722, -12.17, -11.25, -8.121, -12.46, -6.672], "xaxis": "x", "y": [-22.86, -17.23, -18.64, -19.4, -20.26, -19.9, -19.82, -19.39, -19.33, -20.48, -21.7], "yaxis": "y"}, {"hovertemplate": "<b>%{hovertext}</b><br><br>cluster=5<br>x=%{x}<br>y=%{y}<extra></extra>", "hovertext": ["경동인베스트", "경동도시가스", "KIB플러그에너지", "삼익악기", "지역난방공사", "SK가스", "대성에너지", "경동나비엔", "한국전력", "대성산업", "인천도시가스", "한국가스공사", "E1"], "legendgroup": "5", "marker": {"color": "#19d3f3", "symbol": "circle"}, "mode": "markers", "name": "5", "orientation": "v", "showlegend": true, "type": "scatter", "x": [-0.9281, -4.052, -6.185, -5.127, -2.512, -5.635, -2.884, -3.817, -2.616, -3.824, -3.46, -3.831, -6.015], "xaxis": "x", "y": [-6.905, -5.833, -10.38, -8.998, -7.629, -6.597, -6.195, -9.396, -8.941, -8.323, -6.095, -7.174, -6.472], "yaxis": "y"}, {"hovertemplate": "<b>%{hovertext}</b><br><br>cluster=6<br>x=%{x}<br>y=%{y}<extra></extra>", "hovertext": ["아남전자", "드림텍", "LG이노텍", "엠씨넥스", "LIG넥스원", "LG디스플레이", "퍼스텍", "자화전자", "일진디스플", "LX세미콘"], "legendgroup": "6", "marker": {"color": "#FF6692", "symbol": "circle"}, "mode": "markers", "name": "6", "orientation": "v", "showlegend": true, "type": "scatter", "x": [22.49, 24.69, 21.19, 24.16, 29.54, 21.22, 29.56, 22.65, 22.23, 20.61], "xaxis": "x", "y": [-16.62, -19.09, -19.58, -19.35, -15.75, -21.9, -15.74, -19.55, -22.45, -21.75], "yaxis": "y"}, {"hovertemplate": "<b>%{hovertext}</b><br><br>cluster=7<br>x=%{x}<br>y=%{y}<extra></extra>", "hovertext": ["우리금융지주", "유안타증권", "한화투자증권", "현대해상", "에이플러스에셋", "한화손해보험", "코리안리", "삼성화재", "삼성카드", "삼성생명", "참엔지니어링", "부국증권", "HS애드", "기업은행", "미래에셋증권", "미래에셋생명", "DB손해보험", "제주은행", "제일기획", "하나금융지주", "롯데손해보험", "동양생명", "한화생명", "이노션"], "legendgroup": "7", "marker": {"color": "#B6E880", "symbol": "circle"}, "mode": "markers", "name": "7", "orientation": "v", "showlegend": true, "type": "scatter", "x": [-3.105, -6.611, -11.24, -7.292, -9.599, -8.77, -7.643, -11.19, -10.03, -11.24, -2.906, -5.022, -7.615, -4.438, -5.208, -6.261, -8.664, -5.173, -8.428, -12.56, -7.476, -6.619, -11.37, -8.65], "xaxis": "x", "y": [24.01, 24.9, 27.98, 29.5, 31.06, 28.53, 29.51, 30.35, 25.88, 30.08, 26.78, 26.4, 20.6, 27.6, 24.61, 30.81, 30.51, 27.55, 20.78, 27.77, 30.59, 28.95, 28.35, 20.82], "yaxis": "y"}, {"hovertemplate": "<b>%{hovertext}</b><br><br>cluster=8<br>x=%{x}<br>y=%{y}<extra></extra>", "hovertext": ["스카이라이프", "웅진씽크빅", "비상교육", "주성코퍼레이션", "SK텔레콤", "유엔젤", "LG헬로비전", "KTis", "KTcs", "텔코웨어"], "legendgroup": "8", "marker": {"color": "#FF97FF", "symbol": "circle"}, "mode": "markers", "name": "8", "orientation": "v", "showlegend": true, "type": "scatter", "x": [29.27, 30.76, 30.34, 30.76, 29.94, 29.05, 29.73, 26.22, 26.19, 28.63], "xaxis": "x", "y": [1.009, -6.286, -5.825, -1.438, -0.8797, -3.294, -0.4216, -1.152, -1.18, -3.757], "yaxis": "y"}, {"hovertemplate": "<b>%{hovertext}</b><br><br>cluster=9<br>x=%{x}<br>y=%{y}<extra></extra>", "hovertext": ["덕성", "진양화학", "삼양통상", "경인양행", "이화산업", "우진플라임", "동일고무벨트", "DRB동일", "성안", "S-Oil", "NPC", "세우글로벌", "조광피혁", "대원화성", "일정실업", "한국석유", "한국쉘석유", "신성통상", "유니켐", "백산"], "legendgroup": "9", "marker": {"color": "#FECB52", "symbol": "circle"}, "mode": "markers", "name": "9", "orientation": "v", "showlegend": true, "type": "scatter", "x": [-28.8, -28.13, -29.34, -25.1, -25.13, -22.16, -29.86, -29.84, -25.94, -21.48, -22.17, -22.28, -29.92, -28.68, -28.68, -24.58, -22.03, -25.88, -28.76, -30.16], "xaxis": "x", "y": [1.306, 2.316, -0.2422, -1.242, -0.8474, 1.042, -8.443, -8.462, -3.074, -4.278, 1.191, -0.8703, -0.8981, 1.232, -3.035, 3.74, -6.004, -3.124, -2.724, 1.719], "yaxis": "y"}], "layout": {"legend": {"title": {"text": "cluster"}, "tracegroupgap": 0}, "margin": {"t": 60}, "xaxis": {"anchor": "y", "domain": [0, 1], "title": {"text": "x"}}, "yaxis": {"anchor": "x", "domain": [0, 1], "title": {"text": "y"}}}}
